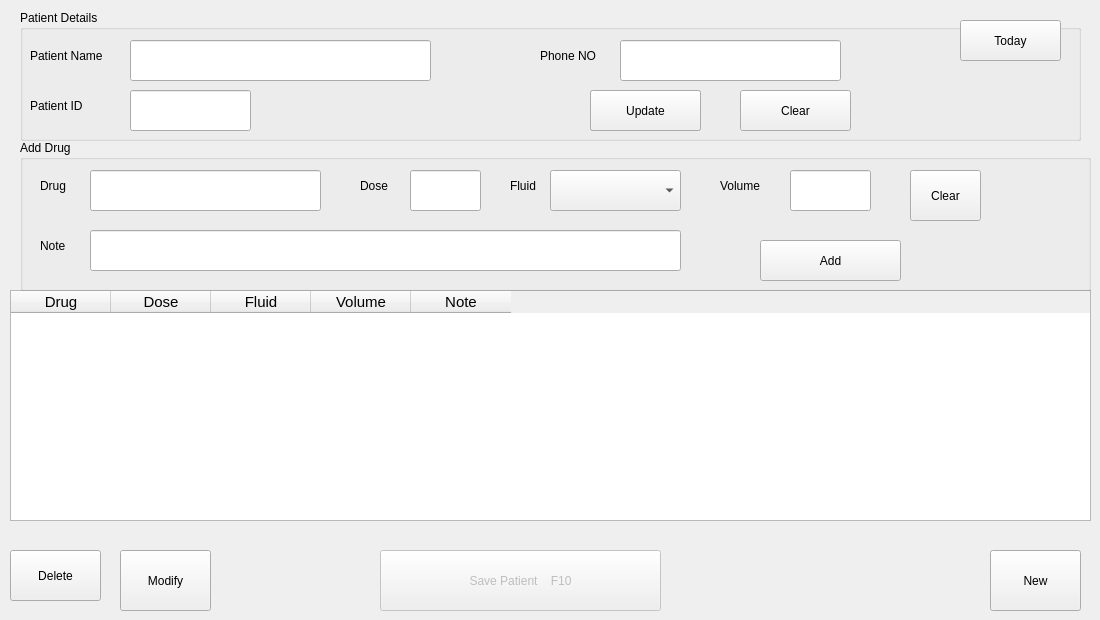
    <widget class="QWidget" name="tab_2">
     <attribute name="title">
      <string>Register Patient</string>
     </attribute>
     <widget class="QPushButton" name="pushButton_2">
      <property name="enabled">
       <bool>false</bool>
      </property>
      <property name="geometry">
       <rect>
        <x>380</x>
        <y>550</y>
        <width>281</width>
        <height>61</height>
       </rect>
      </property>
      <property name="text">
       <string>Save Patient    F10</string>
      </property>
      <property name="shortcut">
       <string>F10</string>
      </property>
     </widget>
     <widget class="QTableWidget" name="tableWidget">
      <property name="geometry">
       <rect>
        <x>10</x>
        <y>290</y>
        <width>1081</width>
        <height>231</height>
       </rect>
      </property>
      <property name="font">
       <font>
        <pointsize>11</pointsize>
       </font>
      </property>
      <property name="layoutDirection">
       <enum>Qt::LeftToRight</enum>
      </property>
      <property name="autoFillBackground">
       <bool>false</bool>
      </property>
      <property name="selectionMode">
       <enum>QAbstractItemView::SingleSelection</enum>
      </property>
      <property name="selectionBehavior">
       <enum>QAbstractItemView::SelectRows</enum>
      </property>
      <column>
       <property name="text">
        <string>Drug</string>
       </property>
      </column>
      <column>
       <property name="text">
        <string>Dose</string>
       </property>
      </column>
      <column>
       <property name="text">
        <string>Fluid</string>
       </property>
      </column>
      <column>
       <property name="text">
        <string>Volume</string>
       </property>
      </column>
      <column>
       <property name="text">
        <string>Note</string>
       </property>
      </column>
     </widget>
     <widget class="QGroupBox" name="groupBox">
      <property name="geometry">
       <rect>
        <x>20</x>
        <y>10</y>
        <width>1061</width>
        <height>131</height>
       </rect>
      </property>
      <property name="layoutDirection">
       <enum>Qt::LeftToRight</enum>
      </property>
      <property name="title">
       <string>Patient Details</string>
      </property>
      <widget class="QLabel" name="label_2">
       <property name="geometry">
        <rect>
         <x>520</x>
         <y>30</y>
         <width>101</width>
         <height>31</height>
        </rect>
       </property>
       <property name="text">
        <string>Phone NO</string>
       </property>
      </widget>
      <widget class="QLabel" name="label">
       <property name="geometry">
        <rect>
         <x>10</x>
         <y>30</y>
         <width>131</width>
         <height>31</height>
        </rect>
       </property>
       <property name="text">
        <string>Patient Name</string>
       </property>
      </widget>
      <widget class="QLabel" name="label_3">
       <property name="geometry">
        <rect>
         <x>10</x>
         <y>80</y>
         <width>81</width>
         <height>31</height>
        </rect>
       </property>
       <property name="text">
        <string>Patient ID</string>
       </property>
      </widget>
      <widget class="QLabel" name="label_8">
       <property name="geometry">
        <rect>
         <x>650</x>
         <y>40</y>
         <width>71</width>
         <height>31</height>
        </rect>
       </property>
       <property name="text">
        <string/>
       </property>
      </widget>
      <widget class="QLineEdit" name="lineEdit">
       <property name="geometry">
        <rect>
         <x>110</x>
         <y>30</y>
         <width>301</width>
         <height>41</height>
        </rect>
       </property>
       <property name="font">
        <font>
         <pointsize>13</pointsize>
        </font>
       </property>
       <property name="locale">
        <locale language="Arabic" country="Egypt"/>
       </property>
      </widget>
      <widget class="QLineEdit" name="lineEdit_2">
       <property name="geometry">
        <rect>
         <x>110</x>
         <y>80</y>
         <width>121</width>
         <height>41</height>
        </rect>
       </property>
       <property name="font">
        <font>
         <pointsize>13</pointsize>
        </font>
       </property>
      </widget>
      <widget class="QLineEdit" name="lineEdit_3">
       <property name="geometry">
        <rect>
         <x>600</x>
         <y>30</y>
         <width>221</width>
         <height>41</height>
        </rect>
       </property>
       <property name="font">
        <font>
         <pointsize>13</pointsize>
        </font>
       </property>
       <property name="cursorMoveStyle">
        <enum>Qt::VisualMoveStyle</enum>
       </property>
      </widget>
      <widget class="QPushButton" name="pushButton_3">
       <property name="geometry">
        <rect>
         <x>570</x>
         <y>80</y>
         <width>111</width>
         <height>41</height>
        </rect>
       </property>
       <property name="text">
        <string>Save</string>
       </property>
       <property name="shortcut">
        <string>F8</string>
       </property>
       <property name="checkable">
        <bool>true</bool>
       </property>
      </widget>
      <widget class="QPushButton" name="pushButton_4">
       <property name="geometry">
        <rect>
         <x>720</x>
         <y>80</y>
         <width>111</width>
         <height>41</height>
        </rect>
       </property>
       <property name="text">
        <string>Clear</string>
       </property>
      </widget>
      <widget class="QLabel" name="label_25">
       <property name="geometry">
        <rect>
         <x>960</x>
         <y>70</y>
         <width>61</width>
         <height>41</height>
        </rect>
       </property>
       <property name="font">
        <font>
         <pointsize>14</pointsize>
         <weight>75</weight>
         <bold>true</bold>
        </font>
       </property>
       <property name="text">
        <string/>
       </property>
       <property name="alignment">
        <set>Qt::AlignCenter</set>
       </property>
      </widget>
      <widget class="QPushButton" name="pushButton_16">
       <property name="geometry">
        <rect>
         <x>940</x>
         <y>10</y>
         <width>101</width>
         <height>41</height>
        </rect>
       </property>
       <property name="text">
        <string>Today</string>
       </property>
      </widget>
      <widget class="QPushButton" name="pushButton_17">
       <property name="geometry">
        <rect>
         <x>570</x>
         <y>80</y>
         <width>111</width>
         <height>41</height>
        </rect>
       </property>
       <property name="text">
        <string>Update</string>
       </property>
       <property name="shortcut">
        <string>F2</string>
       </property>
       <property name="checkable">
        <bool>true</bool>
       </property>
      </widget>
      <zorder>label_2</zorder>
      <zorder>label</zorder>
      <zorder>label_3</zorder>
      <zorder>label_8</zorder>
      <zorder>lineEdit</zorder>
      <zorder>lineEdit_2</zorder>
      <zorder>pushButton_3</zorder>
      <zorder>pushButton_4</zorder>
      <zorder>label_25</zorder>
      <zorder>pushButton_16</zorder>
      <zorder>pushButton_17</zorder>
      <zorder>lineEdit_3</zorder>
     </widget>
     <widget class="QGroupBox" name="groupBox_2">
      <property name="enabled">
       <bool>true</bool>
      </property>
      <property name="geometry">
       <rect>
        <x>20</x>
        <y>140</y>
        <width>1071</width>
        <height>151</height>
       </rect>
      </property>
      <property name="layoutDirection">
       <enum>Qt::LeftToRight</enum>
      </property>
      <property name="title">
       <string>Add Drug</string>
      </property>
      <widget class="QLabel" name="label_4">
       <property name="geometry">
        <rect>
         <x>20</x>
         <y>30</y>
         <width>91</width>
         <height>31</height>
        </rect>
       </property>
       <property name="text">
        <string>Drug</string>
       </property>
      </widget>
      <widget class="QLabel" name="label_6">
       <property name="geometry">
        <rect>
         <x>340</x>
         <y>30</y>
         <width>71</width>
         <height>31</height>
        </rect>
       </property>
       <property name="text">
        <string>Dose</string>
       </property>
      </widget>
      <widget class="QLabel" name="label_22">
       <property name="geometry">
        <rect>
         <x>490</x>
         <y>30</y>
         <width>51</width>
         <height>31</height>
        </rect>
       </property>
       <property name="text">
        <string>Fluid</string>
       </property>
      </widget>
      <widget class="QLineEdit" name="lineEdit_4">
       <property name="geometry">
        <rect>
         <x>70</x>
         <y>30</y>
         <width>231</width>
         <height>41</height>
        </rect>
       </property>
       <property name="font">
        <font>
         <pointsize>13</pointsize>
        </font>
       </property>
      </widget>
      <widget class="QLineEdit" name="lineEdit_5">
       <property name="geometry">
        <rect>
         <x>390</x>
         <y>30</y>
         <width>71</width>
         <height>41</height>
        </rect>
       </property>
       <property name="font">
        <font>
         <pointsize>13</pointsize>
        </font>
       </property>
      </widget>
      <widget class="QComboBox" name="comboBox">
       <property name="geometry">
        <rect>
         <x>530</x>
         <y>30</y>
         <width>131</width>
         <height>41</height>
        </rect>
       </property>
       <property name="font">
        <font>
         <pointsize>13</pointsize>
        </font>
       </property>
      </widget>
      <widget class="QLabel" name="label_9">
       <property name="geometry">
        <rect>
         <x>700</x>
         <y>30</y>
         <width>71</width>
         <height>31</height>
        </rect>
       </property>
       <property name="text">
        <string>Volume</string>
       </property>
      </widget>
      <widget class="QLabel" name="label_23">
       <property name="geometry">
        <rect>
         <x>550</x>
         <y>30</y>
         <width>71</width>
         <height>31</height>
        </rect>
       </property>
       <property name="text">
        <string/>
       </property>
      </widget>
      <widget class="QLineEdit" name="lineEdit_6">
       <property name="geometry">
        <rect>
         <x>770</x>
         <y>30</y>
         <width>81</width>
         <height>41</height>
        </rect>
       </property>
       <property name="font">
        <font>
         <pointsize>13</pointsize>
        </font>
       </property>
       <property name="inputMethodHints">
        <set>Qt::ImhDigitsOnly</set>
       </property>
       <property name="text">
        <string/>
       </property>
       <property name="cursorPosition">
        <number>0</number>
       </property>
      </widget>
      <widget class="QLineEdit" name="lineEdit_10">
       <property name="geometry">
        <rect>
         <x>70</x>
         <y>90</y>
         <width>591</width>
         <height>41</height>
        </rect>
       </property>
       <property name="font">
        <font>
         <pointsize>13</pointsize>
        </font>
       </property>
      </widget>
      <widget class="QLabel" name="label_7">
       <property name="geometry">
        <rect>
         <x>20</x>
         <y>90</y>
         <width>91</width>
         <height>31</height>
        </rect>
       </property>
       <property name="text">
        <string>Note</string>
       </property>
      </widget>
      <widget class="QLabel" name="label_32">
       <property name="geometry">
        <rect>
         <x>780</x>
         <y>100</y>
         <width>61</width>
         <height>41</height>
        </rect>
       </property>
       <property name="font">
        <font>
         <pointsize>14</pointsize>
         <weight>75</weight>
         <bold>true</bold>
        </font>
       </property>
       <property name="text">
        <string/>
       </property>
       <property name="alignment">
        <set>Qt::AlignCenter</set>
       </property>
      </widget>
      <widget class="QPushButton" name="pushButton">
       <property name="geometry">
        <rect>
         <x>740</x>
         <y>100</y>
         <width>141</width>
         <height>41</height>
        </rect>
       </property>
       <property name="text">
        <string>Add</string>
       </property>
       <property name="shortcut">
        <string>F9</string>
       </property>
      </widget>
      <widget class="QLabel" name="label_44">
       <property name="geometry">
        <rect>
         <x>550</x>
         <y>100</y>
         <width>61</width>
         <height>41</height>
        </rect>
       </property>
       <property name="font">
        <font>
         <pointsize>14</pointsize>
         <weight>75</weight>
         <bold>true</bold>
        </font>
       </property>
       <property name="text">
        <string/>
       </property>
       <property name="alignment">
        <set>Qt::AlignCenter</set>
       </property>
      </widget>
      <widget class="QPushButton" name="pushButton_29">
       <property name="geometry">
        <rect>
         <x>890</x>
         <y>30</y>
         <width>71</width>
         <height>51</height>
        </rect>
       </property>
       <property name="text">
        <string>Clear</string>
       </property>
      </widget>
      <zorder>label_44</zorder>
      <zorder>label_23</zorder>
      <zorder>label_4</zorder>
      <zorder>label_6</zorder>
      <zorder>label_22</zorder>
      <zorder>lineEdit_4</zorder>
      <zorder>lineEdit_5</zorder>
      <zorder>label_9</zorder>
      <zorder>lineEdit_6</zorder>
      <zorder>label_7</zorder>
      <zorder>label_32</zorder>
      <zorder>pushButton</zorder>
      <zorder>pushButton_29</zorder>
      <zorder>lineEdit_10</zorder>
      <zorder>comboBox</zorder>
     </widget>
     <widget class="QPushButton" name="pushButton_15">
      <property name="geometry">
       <rect>
        <x>10</x>
        <y>550</y>
        <width>91</width>
        <height>51</height>
       </rect>
      </property>
      <property name="text">
       <string>Delete</string>
      </property>
     </widget>
     <widget class="QPushButton" name="pushButton_18">
      <property name="geometry">
       <rect>
        <x>990</x>
        <y>550</y>
        <width>91</width>
        <height>61</height>
       </rect>
      </property>
      <property name="text">
       <string>New</string>
      </property>
      <property name="shortcut">
       <string>F1</string>
      </property>
     </widget>
     <widget class="QLabel" name="label_38">
      <property name="geometry">
       <rect>
        <x>690</x>
        <y>520</y>
        <width>151</width>
        <height>31</height>
       </rect>
      </property>
      <property name="font">
       <font>
        <family>MS Shell Dlg 2</family>
        <pointsize>14</pointsize>
        <weight>9</weight>
        <italic>false</italic>
        <bold>false</bold>
       </font>
      </property>
      <property name="styleSheet">
       <string notr="true">QLabel
{	font: 75 14pt &quot;MS Shell Dlg 2&quot;;
color : rgb(255, 0, 0)

}</string>
      </property>
      <property name="text">
       <string/>
      </property>
     </widget>
     <widget class="QPushButton" name="pushButton_28">
      <property name="geometry">
       <rect>
        <x>120</x>
        <y>550</y>
        <width>91</width>
        <height>61</height>
       </rect>
      </property>
      <property name="text">
       <string>Modify</string>
      </property>
      <property name="shortcut">
       <string>F1</string>
      </property>
     </widget>
    </widget>
